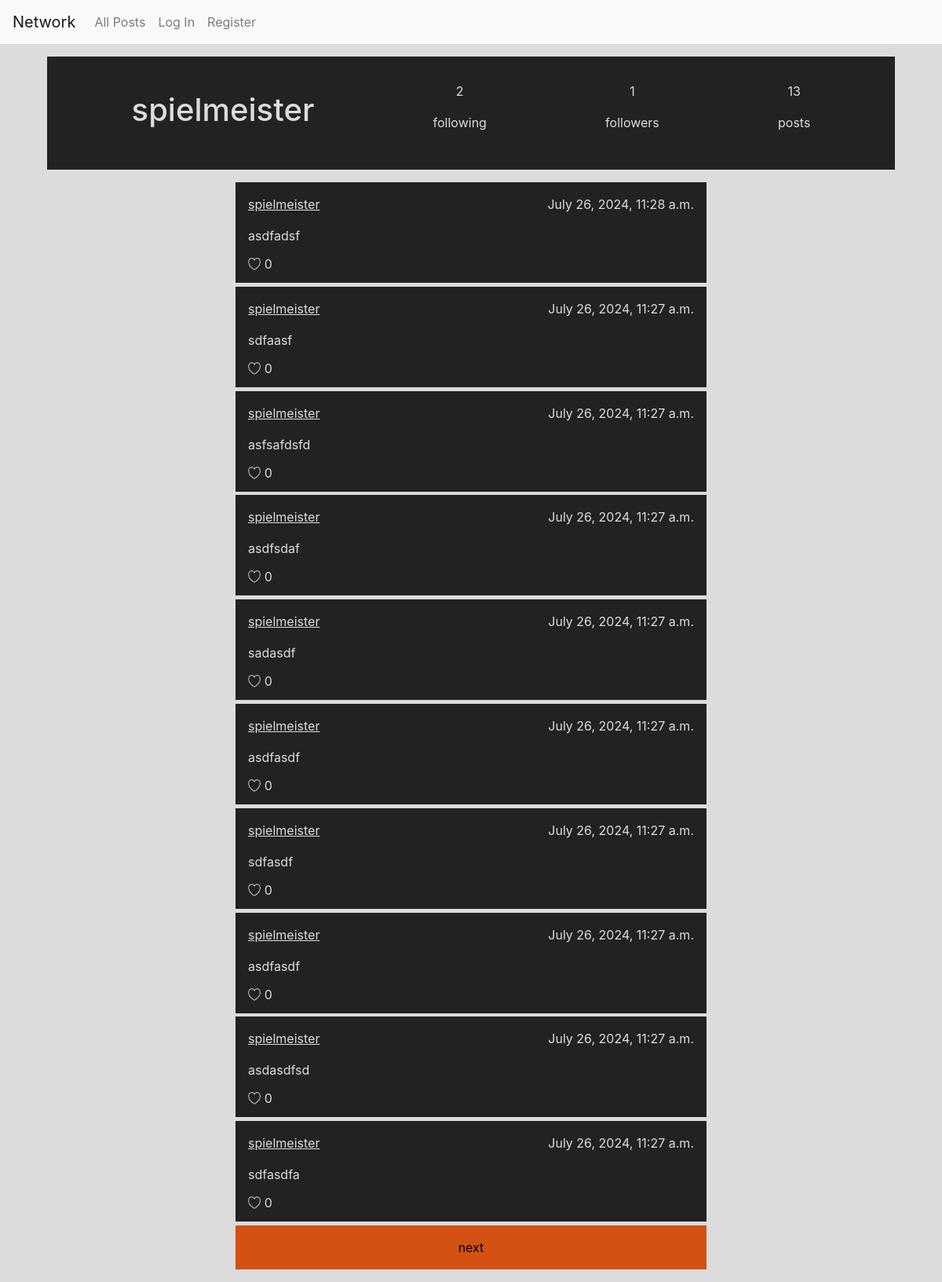
The page /profile/1 on the database as committed earlier.
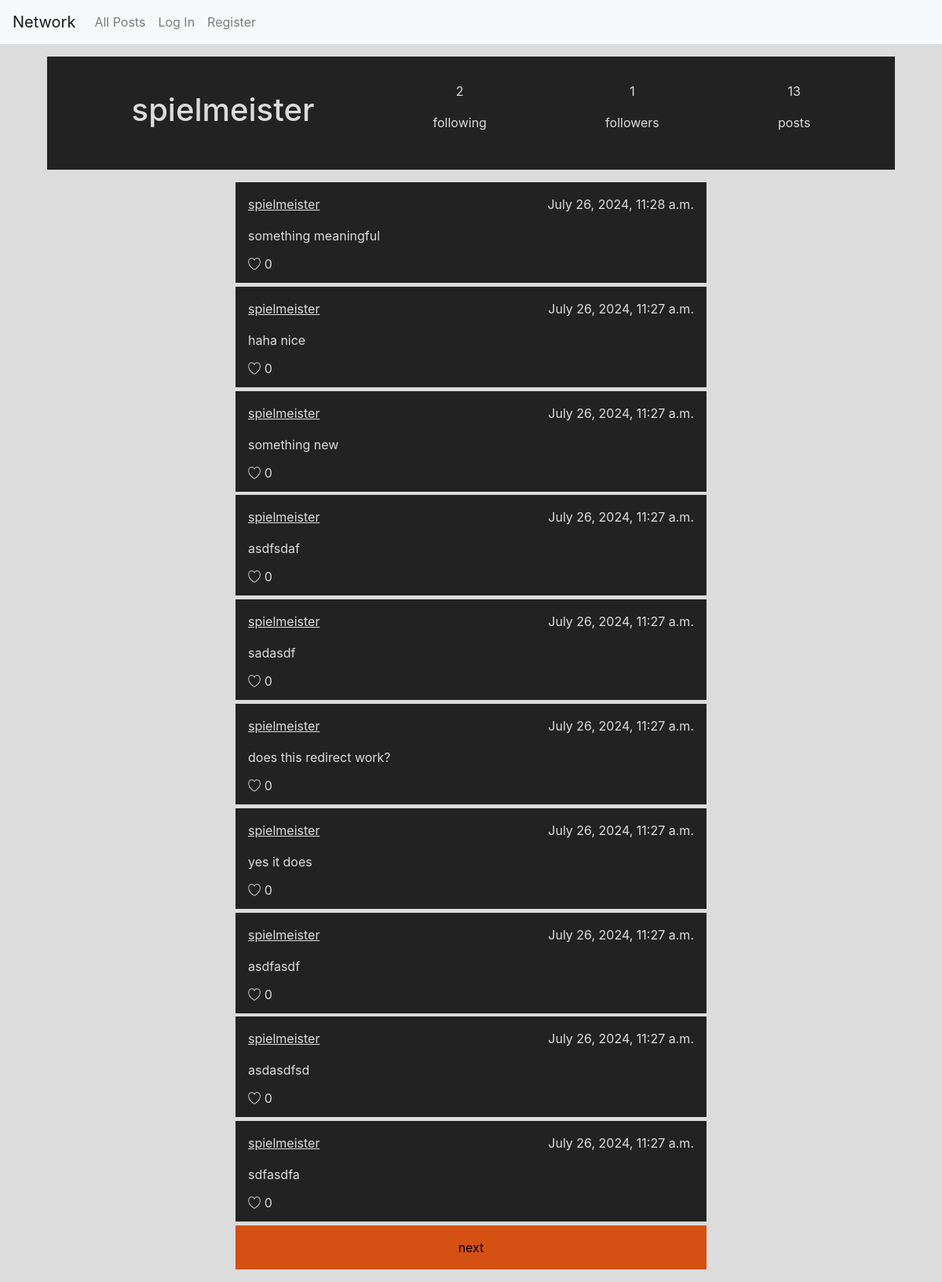
The same page on the database as committed later.
### network/models.py (models this page shows)
class Post(models.Model):
    user = models.ForeignKey(User, on_delete=models.CASCADE)
    content = models.CharField(max_length=9999)
    timestamp = models.DateTimeField(auto_now_add=True)

class User(AbstractUser):
    pass

### network/views.py (the view)
# urls.py: path("profile/<int:user_id>", views.profile, name="profile"),
def profile(request, user_id):
    try:
        profile = User.objects.filter(id=user_id)[0]
        postsresult = Post.objects.filter(user=profile).order_by("-timestamp")
        followed = Follow.objects.filter(follower=request.user.id, followed=user_id)
        p = Paginator(postsresult, 10)
        try:
            page = int(request.GET.get("page", 1))
            if page == "" or page < 1:
                page = 1
            elif page > p.num_pages:
                page = p.num_pages
        except:
            page = 1
        posts = p.page(page).object_list
        next = False
        previous = False
        if page > 1:
            previous = page - 1
        if page < p.num_pages:
            next = page + 1
        if(len(followed) == 1):
            followed = True
        else:
            followed = False
    except:
        return HttpResponseRedirect(reverse("index"))
    return render(request, "network/profile.html",{
        "profile": profile,
        "posts": posts,
        "followed":followed,
        "followednum": Follow.objects.filter(followed=profile).count(),
        "followernum": Follow.objects.filter(follower=profile).count(),
        "postcount": len(postsresult),
        "next": next,
        "previous":previous,
        "title": "Profile"
    })

### network/templates/network/profile.html (shortened to what this page needs)
{% extends 'network/layout.html' %}
{% load static %}
{% block body %}
<div id="user">
    <div id="info">
        <div>
            <h1>{{ profile.username }}</h1>
        </div>
        <div>
            <p>{{ followernum }}</p>
            <p>following</p>
        </div>
        <div>
            <p>{{ followednum }}</p>
            <p>followers</p>
        </div>
        <div>
            <p>{{ postcount }}</p>
            <p>posts</p>
        </div>
    </div>
</div>
{% if user.is_authenticated %}
<div id="post-list" data-login="true">
    {% else %}
    <div id="post-list" data-login="false">
        {% endif%}
        {% for post in posts %}
        <div class="post" data-post="{{ post.id }}">
            <div class="post-top">
                <p class="post-user"><a href="{% url 'profile' post.user.id%}">{{ post.user }}</a></p>
                <p class="post-timestamp">{{ post.timestamp }}</p>
            </div>
            <div class="post-body">
                <form action="/post/{{ post.id }}/edit" method="post">
                    <p data-post="{{ post.id }}">{{ post.content }}</p>
                </form>
            </div>
            <div class="post-bottom">
                <div class="like" data-post="{{ post.id }}">
                    <img class="" src="{% static 'network/images/not_liked.png' %}" alt="">
                </div>
                <p class="likes">0</p>
            </div>
        </div>
        {% endfor %}
        <div class="pagination">
            {% if next %}
            <a href="{% url 'profile' profile.id %}?page={{next}}">next</a>
            {% endif %}
        </div>
    </div>
    {% endblock %}

Rows that differ between the two databases and show on the page:
changed Post: content "asdfadsf" → "something meaningful"
changed Post: content "sdfaasf" → "haha nice"
changed Post: content "asfsafdsfd" → "something new"
changed Post: content "asdfasdf" → "does this redirect work?"
changed Post: content "sdfasdf" → "yes it does"
